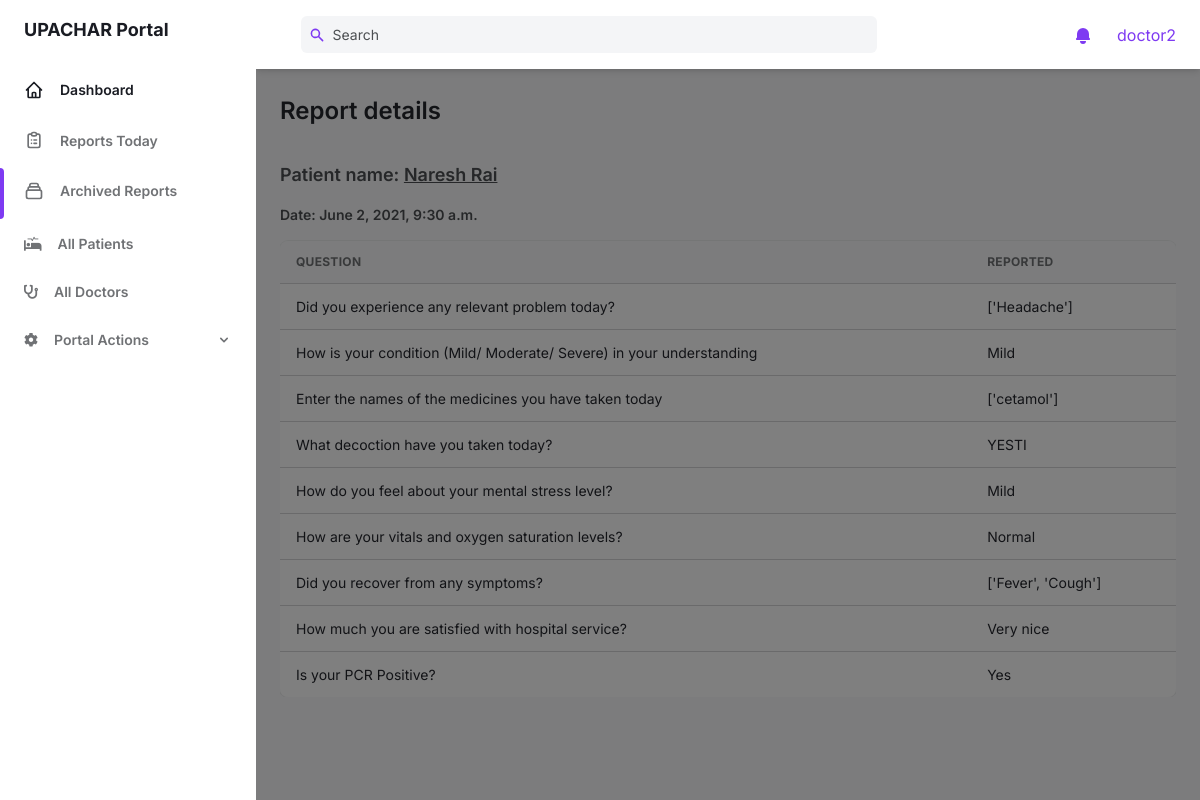
Screenshot of /portal/reports/13/ (signed in) with the database file from the repository.
### questions/models.py (models this page shows, shortened)
class Submission(models.Model):
    user = models.ForeignKey(User, on_delete=models.CASCADE, related_name='submissions')
    data = models.JSONField()
    date_added = models.DateTimeField(auto_now_add=True)

### users/models.py (models this page shows, shortened)
class Profile(models.Model):
    user = models.OneToOneField(User, on_delete=models.CASCADE)
    name = models.CharField(max_length=32, null=True, blank=True)
    phone_no = models.CharField(max_length=10, null=True, blank=True)
    hospital_name = models.CharField(max_length=32, null=True, blank=True)
    hospital_ward_name = models.CharField(max_length=32, null=True, blank=True)
    address = models.CharField(max_length=32, null=True, blank=True)
    province = models.IntegerField(choices=PROVINCES, null=True, blank=True)
    occupation = models.CharField(max_length=34, null=True, blank=True)
    sex = models.CharField(choices=SEX, max_length=1, null=True, blank=True)
    age = models.PositiveIntegerField(null=True, blank=True)
    day_of_pcr_positive = models.PositiveIntegerField(null=True, blank=True)
    PCR_CT_value = models.DecimalField(decimal_places=5, max_digits=10, null=True, blank=True)
    vaccination_status = models.CharField(max_length=1, choices=YES_NO, null=True, blank=True)
    prevalent_conditions = models.JSONField(null=True, blank=True)
    stage_of_patient = models.CharField(max_length=8, choices=STAGES, null=True, blank=True)
    comorbidity_problems = models.JSONField(null=True, blank=True)
    smoking_status = models.CharField(max_length=10, choices=SMOKER_STATUS, null=True, blank=True)
    user_type = models.CharField(max_length=8, choices=USER_TYPES, default='patient')
    assigned_to = models.ForeignKey(User, null=True, blank=True, on_delete=models.CASCADE, related_name='assigned')

### portal/views.py (the view)
# urls.py: path('reports/<int:pk>/', report_detail_view, name='report_detail'),
@login_required
def report_detail_view(request, pk):
    context = {
        'page': 'archive',
        'report': Submission.objects.get(pk=pk),
    }
    return render(request, 'portal/report_detail.html', context)

### portal/templatetags/custom_tags.py (called while the page is built)
@register.filter
def get(mapping, key):
    return mapping.get(key, '')

### portal/templates/portal/report_detail.html (shortened to what this page needs)
{% extends 'portal/base.html' %}
{% load static %}
{% load custom_tags %}
{% block content %}
<main class="h-full overflow-y-auto">
    <div class="container px-6 mx-auto grid">
        <h2 class="mt-6 text-2xl font-semibold text-gray-700 dark:text-gray-200">
            Report details
        </h2>
        <div class="my-8 w-full overflow-hidden">
            <div class="text-gray-700 dark:text-gray-300">
                <h4 class="mb-4 text-lg font-semibold text-gray-600 dark:text-gray-300">
                    Patient name: <u>{{ report.user.profile.name }}</u>
                </h4>
                <h5 class="mb-4 text-sm font-semibold text-gray-600 dark:text-gray-300">
                    Date: {{ report.date_added }}
                <div class="w-full overflow-hidden rounded-lg shadow-xs">
                    <div class="w-full overflow-x-auto">
                        <table class="w-full whitespace-no-wrap">
                            <thead>
                                <tr
                                    class="text-xs font-semibold tracking-wide text-left text-gray-500 uppercase border-b dark:border-gray-700 bg-gray-50 dark:text-gray-400 dark:bg-gray-800">
                                    <th class="px-4 py-3">Question</th>
                                    <th class="px-4 py-3">Reported</th>
                                </tr>
                            </thead>
                            <tbody class="bg-white divide-y dark:divide-gray-700 dark:bg-gray-800">
                                {% for question in report.data %}
                                <tr class="text-gray-700 dark:text-gray-400">
                                    <td class="px-4 py-3">
                                        <div class="flex items-center text-sm">
                                            {{ question }}
                                        </div>
                                    </td>
                                    <td class="px-4 py-3 text-sm">
                                        {{ report.data|get:question }}
                                    </td>
                                </tr>
                                {% endfor %}
                            </tbody>
                        </table>
                    </div>
                </div>
            </div>
        </div>
    </div>
</main>
{% endblock %}

### portal/templates/portal/base.html (shortened to what this page needs)
{% load static %}
<!DOCTYPE html>
<html :class="{ 'theme-dark': dark }" x-data="data()" lang="en">
<head>
    <link rel="stylesheet" href="{% static 'portal/css/tailwind.output.css' %}" />
    <link rel="stylesheet" href="https://pro.fontawesome.com/releases/v5.10.0/css/all.css"
 />
</head>
<body>
    <div class="flex h-screen bg-gray-50 dark:bg-gray-900" :class="{ 'overflow-hidden': isSideMenuOpen }">
        {% include 'portal/aside_bar.html' %}
        <div class="flex flex-col flex-1 w-full">
            {% include 'portal/header_bar.html' %}
            {% block content %}{% endblock %}
        </div>
    </div>
</body>
</html>

### portal/templates/portal/aside_bar.html (shortened to what this page needs)
<aside class="z-20 hidden w-64 overflow-y-auto bg-white dark:bg-gray-800 md:block flex-shrink-0">
    <div class="py-4 text-gray-500 dark:text-gray-400">
        <a class="ml-6 text-lg font-bold text-gray-800 dark:text-gray-200" href="{% url 'portal:dashboard' %}">
            UPACHAR Portal
        </a>
        <ul class="mt-6">
            <li class="relative px-6 py-3">
                <a class="inline-flex items-center w-full text-sm font-semibold text-gray-800 transition-colors duration-150 hover:text-gray-800 dark:hover:text-gray-200 dark:text-gray-100"
                    href="{% url 'portal:dashboard' %}">
                    <span class="ml-4">Dashboard</span>
                </a>
            </li>
        </ul>
        <ul>
            <li class="relative px-6 py-3">
                <a class="inline-flex items-center w-full text-sm font-semibold transition-colors duration-150 hover:text-gray-800 dark:hover:text-gray-200"
                    href="{% url 'portal:reports_today' %}">
                    <span class="ml-4">Reports Today</span>
                </a>
            </li>
            <li class="relative px-6 py-3">
                {% if page == 'archive' %}
                <span class="absolute inset-y-0 left-0 w-1 bg-purple-600 rounded-tr-lg rounded-br-lg"
                    aria-hidden="true"></span>
                {% endif %}
                <a class="inline-flex items-center w-full text-sm font-semibold transition-colors duration-150 hover:text-gray-800 dark:hover:text-gray-200"
                    href="{% url 'portal:archive' %}">
                    <span class="ml-4">Archived Reports</span>
                </a>
            </li>
            <li class="relative px-6 py-3">
                <a class="inline-flex items-center w-full text-sm font-semibold transition-colors duration-150 hover:text-gray-800 dark:hover:text-gray-200"
                    href="{% url 'portal:all_patients' %}">
                    <i class="fas fa-procedures"></i>
                    <span class="ml-4">All Patients</span>
                </a>
            </li>
            <li class="relative px-6 py-3">
                <a class="inline-flex items-center w-full text-sm font-semibold transition-colors duration-150 hover:text-gray-800 dark:hover:text-gray-200"
                    href="{% url 'portal:all_doctors' %}">
                    <i class="fas fa-stethoscope"></i>
                    <span class="ml-4">All Doctors</span>
                </a>
            </li>
            <li class="relative px-6 py-3">
                <button
                    class="inline-flex items-center justify-between w-full text-sm font-semibold transition-colors duration-150 hover:text-gray-800 dark:hover:text-gray-200"
                    @click="togglePagesMenu" aria-haspopup="true">
                    <span class="inline-flex items-center">
                        <i class="fas fa-cog"></i>
                        <span class="ml-4">Portal Actions</span>
                    </span>
                    <svg class="w-4 h-4" aria-hidden="true" fill="currentColor" viewBox="0 0 20 20">
                        <path fill-rule="evenodd"
                            d="M5.293 7.293a1 1 0 011.414 0L10 10.586l3.293-3.293a1 1 0 111.414 1.414l-4 4a1 1 0 01-1.414 0l-4-4a1 1 0 010-1.414z"
                            clip-rule="evenodd"></path>
                    </svg>
                </button>
            </li>
        </ul>
    </div>
</aside>
<div x-show="isSideMenuOpen" x-transition:enter="transition ease-in-out duration-150"
    x-transition:enter-start="opacity-0" x-transition:enter-end="opacity-100"
    x-transition:leave="transition ease-in-out duration-150" x-transition:leave-start="opacity-100"
    x-transition:leave-end="opacity-0"
    class="fixed inset-0 z-10 flex items-end bg-black bg-opacity-50 sm:items-center sm:justify-center"></div>

### portal/templates/portal/header_bar.html (shortened to what this page needs)
<header class="z-10 py-4 bg-white shadow-md dark:bg-gray-800">
    <div
        class="container flex items-center justify-between h-full px-6 mx-auto text-purple-600 dark:text-purple-300">
        <div class="flex justify-center flex-1 lg:mr-32">
            <div class="relative w-full max-w-xl mr-6 focus-within:text-purple-500">
                <div class="absolute inset-y-0 flex items-center pl-2">
                    <svg class="w-4 h-4" aria-hidden="true" fill="currentColor" viewBox="0 0 20 20">
                        <path fill-rule="evenodd"
                            d="M8 4a4 4 0 100 8 4 4 0 000-8zM2 8a6 6 0 1110.89 3.476l4.817 4.817a1 1 0 01-1.414 1.414l-4.816-4.816A6 6 0 012 8z"
                            clip-rule="evenodd"></path>
                    </svg>
                </div>
                <input
                    class="w-full pl-8 pr-2 text-sm text-gray-700 placeholder-gray-600 bg-gray-100 border-0 rounded-md dark:placeholder-gray-500 dark:focus:shadow-outline-gray dark:focus:placeholder-gray-600 dark:bg-gray-700 dark:text-gray-200 focus:placeholder-gray-500 focus:bg-white focus:border-purple-300 focus:outline-none focus:shadow-outline-purple form-input"
                    type="text" placeholder="Search" aria-label="Search" />
            </div>
        </div>
        <ul class="flex items-center flex-shrink-0 space-x-6">
            <li class="relative">
                <button
                    class="relative align-middle rounded-md focus:outline-none focus:shadow-outline-purple"
                    @click="toggleNotificationsMenu" @keydown.escape="closeNotificationsMenu"
                    aria-label="Notifications" aria-haspopup="true">
                    <svg class="w-5 h-5" aria-hidden="true" fill="currentColor" viewBox="0 0 20 20">
                        <path
                            d="M10 2a6 6 0 00-6 6v3.586l-.707.707A1 1 0 004 14h12a1 1 0 00.707-1.707L16 11.586V8a6 6 0 00-6-6zM10 18a3 3 0 01-3-3h6a3 3 0 01-3 3z">
                        </path>
                    </svg>
                </button>
            </li>
            <li class="relative">
                <button class="align-middle rounded-full focus:shadow-outline-purple focus:outline-none"
                    @click="toggleProfileMenu" @keydown.escape="closeProfileMenu" aria-label="Account"
                    aria-haspopup="true">
                        {{ request.user }}
                </button>
            </li>
        </ul>
    </div>
</header>

### rows the page displays
Submission: user.profile.name "Naresh Rai", date_added "June 2, 2021, 9:30 a.m.", data|get "['Headache']" "Mild" "['cetamol']" "YESTI" "Mild" "Normal" "['Fever', 'Cough']" "Very nice" "Yes"

### other values shown
{{ request.user }} "doctor2"
{{ question }} "Did you experience any relevant problem today?" "How is your condition (Mild/ Moderate/ Severe) in your understanding" "Enter the names of the medicines you have taken today" "What decoction have you taken today?" "How do you feel about your mental stress level?" "How are your vitals and oxygen saturation levels?" "Did you recover from any symptoms?" "How much you are satisfied with hospital service?" "Is your PCR Positive?"
